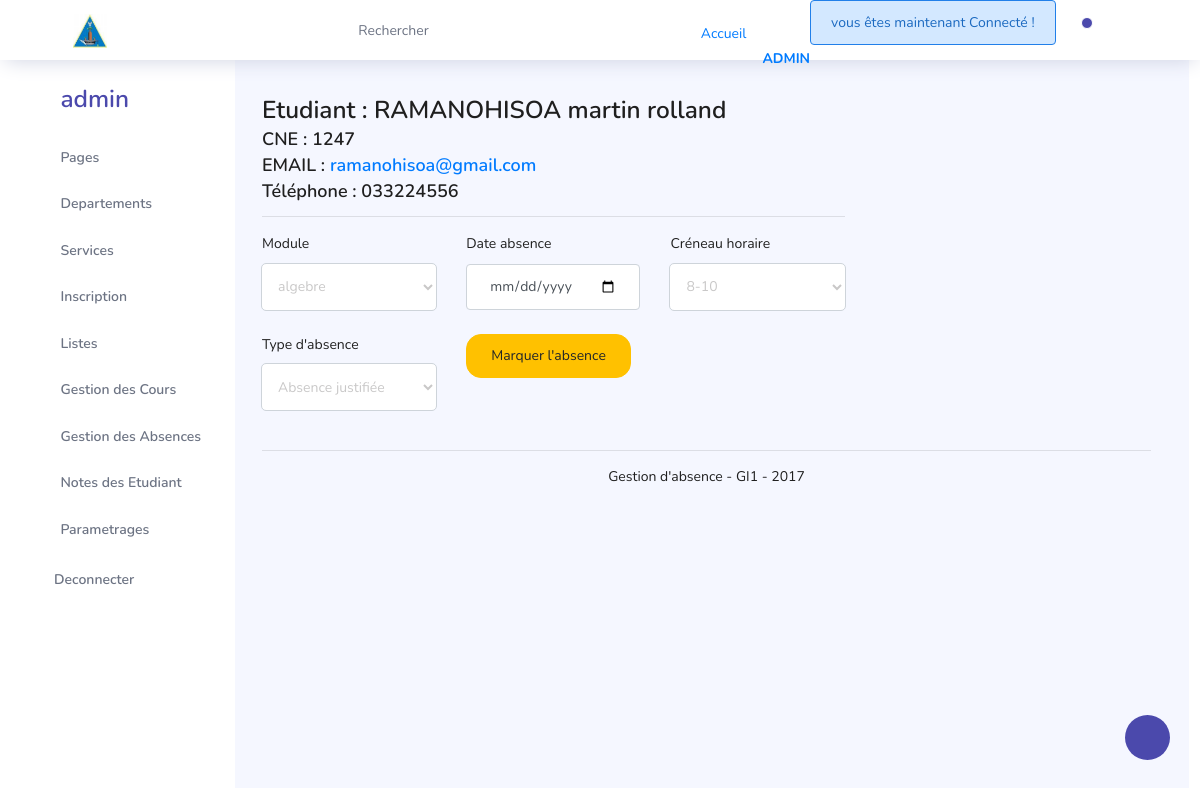
/pagesAdmin/pages/GestionAbsence/marquer_absence.php?id=5 (signed in), run on the app's committed database.
### tables this page shows
CREATE TABLE `etudiant` (
  `id` int(11) NOT NULL,
  `id_user` int(11) NOT NULL,
  `cin` varchar(255) NOT NULL,
  `nom` varchar(255) NOT NULL,
  `cne` varchar(255) NOT NULL,
  `prenom` varchar(255) NOT NULL,
  `date_naissance` date NOT NULL,
  `adresse` text NOT NULL,
  `lieu_naissance` varchar(255) NOT NULL,
  `telephone` varchar(255) NOT NULL,
  `email` varchar(255) NOT NULL,
  `fileName` varchar(200) NOT NULL,
  `filiere` text NOT NULL,
  `niveau` text NOT NULL
);

### pagesAdmin/pages/GestionAbsence/files/functions.php (called while the page is built, shortened)
<?php
function database()
{
    $host = "127.0.0.1";
    $username = "root";
    $password = "";
    $database = "projetiscamen";
    $db = new PDO("mysql:host=" . $host . ";dbname=" . $database, $username, $password,
        array(
            PDO::MYSQL_ATTR_INIT_COMMAND => 'SET NAMES UTF8',
            PDO::ATTR_ERRMODE => PDO::ERRMODE_SILENT
        )
    );
    return $db;
}
function getEtudiant($id)
{
    $student = "";
    $db = database();
    $sttm = $db->prepare("SELECT * FROM etudiant where id=:id");
    $sttm->bindParam(':id', $id);
    if ($sttm->execute()) {
        $student = $sttm->fetch(PDO::FETCH_ASSOC);
        return $student;
    }
    return $student;
}
function listModules()
{
    $modules = [];
    $db = database();
    $sttm = $db->prepare("SELECT * FROM module");
    if ($sttm->execute()) {
        $modules = $sttm->fetchAll();
        return $modules;
    }
    return $modules;
}

### pagesAdmin/pages/GestionAbsence/marquer_absence.php (the view, shortened to what this page needs)
<?php
require_once "header.php";
$etudiant = getEtudiant($_GET["id"]);
$modules = listModules();
?>
<div class="main-panel">
    <div class="content-wrapper">
        <div class="row">
            <div class="col-md-8 col-md-offset-2">
                <div class="panel panel-default">
                    <div class="panel-heading"><h3>Etudiant : <?= $etudiant["nom"] ?> <?= $etudiant["prenom"] ?></h3></div>
                    <div class="panel-body">
                        <h4>CNE : <?=$etudiant["cne"] ?></h4>
                        <h4>EMAIL : <a target="_blank" href="mailto:<?=$etudiant["email"] ?>"  ><?=$etudiant["email"] ?></a></h4>
                        <h4>Téléphone : <?=$etudiant["telephone"] ?></h4>
                        <hr>
                        <form action="marquer_absence.php" method="POST">
                            <div class="row">
                                <div class="col-md-4">
                                    <div class="form-group">
                                        <label for="">Module</label>
                                        <select class="form-control" name="module" id="">
                                            <?php foreach ($modules as $m): ?>
                                                <option value="<?= $m["nom_module"] ?>"><?= $m["nom_module"] ?></option>
                                            <?php endforeach; ?>
                                        </select>
                                    </div>
                                </div>
                                <div class="col-md-4">
                                    <div class="form-group">
                                        <label for="">Date absence</label>
                                        <input type="date" name="date_absence" class="form-control" placeholder="Date absence" >
                                    </div>
                                </div>
                                <div class="col-md-4">
                                    <div class="form-group">
                                        <label for="">Créneau horaire</label>
                                        <select name="crn_horaire" id="" class="form-control">
                                            <option value="8-10">8-10</option>
                                        </select>
                                    </div>
                                </div>
                            </div>
                            <div class="row">
                                <div class="col-md-4">
                                    <div class="form-group">
                                        <label for="">Type d'absence</label>
                                        <select class="form-control" name="type_absence" id="">
                                            <option value="Absence justifiée" selected >Absence justifiée</option>
                                        </select>
                                    </div>
                                </div>
                                <div class="col-md-4">
                                    <div class="form-group">
                                        <button type="submit" class="btn btn-warning" name="marquer-absence" >Marquer l'absence</button>
                                    </div>
                                </div>
                            </div>
                        </form>
                    </div>
                </div>
            </div>
        </div>
        <?php require_once "footer.php"; ?>
    </div>
</div>

### pagesAdmin/pages/GestionAbsence/marquer_absence.php (style rules this page uses)
.main-panel { margin-left: 14rem; }

### data on the page
etudiant: nom "RAMANOHISOA", prenom "martin rolland", cne "1247", email "ramanohisoa@gmail.com", telephone "033224556"

### other printed values
$_SESSION["message"] "vous êtes maintenant Connecté !"
$_SESSION['login'] "admin"
form field module "algebre"
